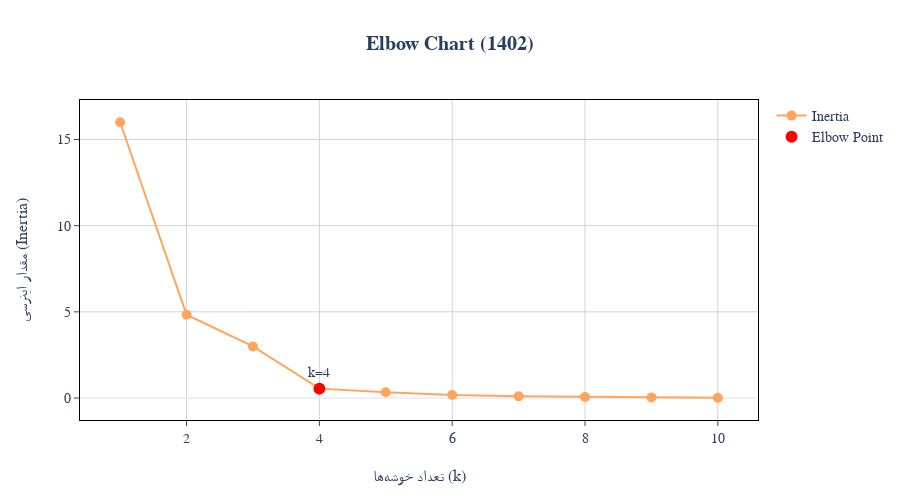
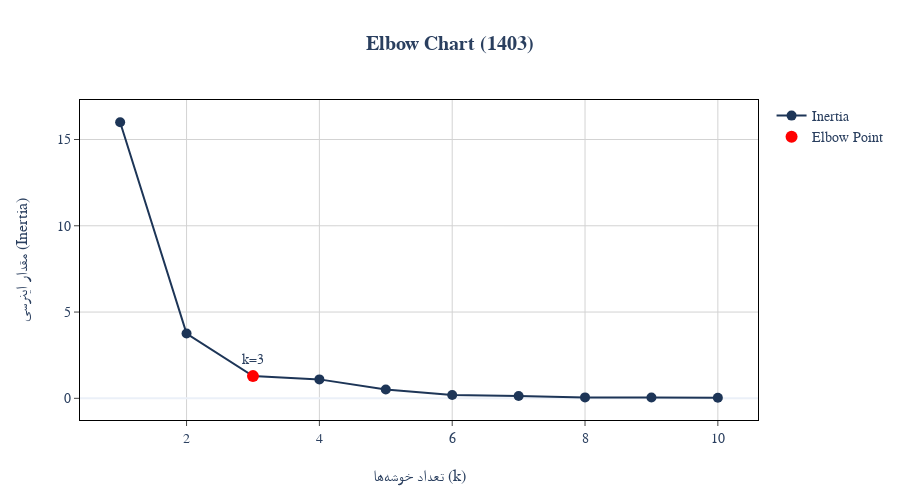
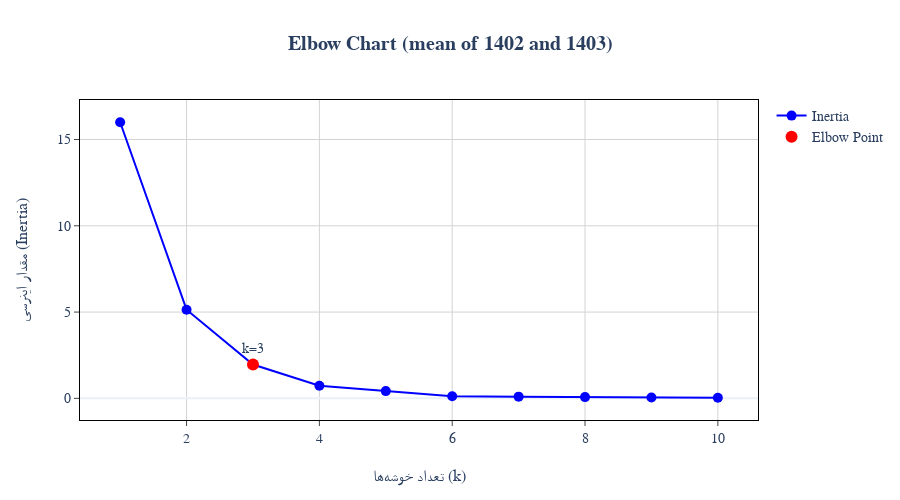

The notebook cell saved with these charts, in order:
### Code cell
import pandas as pd
import plotly.graph_objects as go
from sklearn.cluster import KMeans
from sklearn.preprocessing import StandardScaler

# Filter data
filtered_df = df[(df['date'] >= "12-28") & (df['date'] <= "13-14")].copy()
filtered_df['mean'] = filtered_df[['count_02', 'count_03']].mean(axis=1)

# Set desired k values
k_02 = 4
k_03 = 3
k_mean = 3

# Elbow chart function with updated formatting
def draw_elbow(data, feature, title, resulting_k, color):
    X = data[[feature]].values
    X_scaled = StandardScaler().fit_transform(X)
    
    inertias = []
    K_range = range(1, 11)
    for k in K_range:
        kmeans = KMeans(n_clusters=k, random_state=0)
        kmeans.fit(X_scaled)
        inertias.append(kmeans.inertia_)

    fig = go.Figure()

    # Add inertia line
    fig.add_trace(go.Scatter(
        x=list(K_range),
        y=inertias,
        mode='lines+markers',
        marker=dict(size=10, color=color),
        line=dict(width=2),
        name='Inertia'
    ))

    # Add elbow point marker
    fig.add_trace(go.Scatter(
        x=[resulting_k],
        y=[inertias[resulting_k - 1]],
        mode='markers+text',
        text=[f"k={resulting_k}"],
        textposition='top center',
        marker=dict(size=12, color='red'),
        name='Elbow Point'
    ))

    # Layout styling matching template
    fig.update_layout(
        title=f'<b>{title}</b>',
        title_x=0.5,
        xaxis=dict(
            title='تعداد خوشهها (k)',
            title_font=dict(size=16),
            tickfont=dict(size=14),
            title_standoff=25,
            mirror=True,
            ticks='outside',
            showline=True,
            linecolor='black',
            gridcolor='lightgray'
        ),
        yaxis=dict(
            title='مقدار اینرسی (Inertia)',
            title_font=dict(size=16),
            tickfont=dict(size=14),
            title_standoff=25,
            mirror=True,
            ticks='outside',
            showline=True,
            linecolor='black',
            gridcolor='lightgray'
        ),
        font=dict(
            family='Yas',
            size=14
        ),
        template='plotly_white',
        height=500,
        hovermode='x unified'
    )

    fig.show()

# Draw all elbow charts
draw_elbow(filtered_df, 'count_02', 'Elbow Chart (1402)', k_02, "#FFA55D")
draw_elbow(filtered_df, 'count_03', 'Elbow Chart (1403)', k_03, "#1d3557")
draw_elbow(filtered_df, 'mean', 'Elbow Chart (mean of 1402 and 1403)', k_mean, "blue")

### Figure 1 — Plotly figure (JSON) as saved in the notebook; plotly's stock layout.template omitted (floating-point values rounded to 4 significant figures)
{"data": [{"line": {"width": 2}, "marker": {"color": "#FFA55D", "size": 10}, "mode": "lines+markers", "name": "Inertia", "type": "scatter", "x": [1, 2, 3, 4, 5, 6, 7, 8, 9, 10], "y": [16, 4.832, 2.993, 0.5443, 0.3325, 0.179, 0.09704, 0.05882, 0.03647, 0.01514]}, {"marker": {"color": "red", "size": 12}, "mode": "markers+text", "name": "Elbow Point", "text": ["k=4"], "textposition": "top center", "type": "scatter", "x": [4], "y": [0.5443]}], "layout": {"font": {"family": "Yas", "size": 14}, "height": 500, "hovermode": "x unified", "title": {"text": "<b>Elbow Chart (1402)</b>", "x": 0.5}, "xaxis": {"gridcolor": "lightgray", "linecolor": "black", "mirror": true, "showline": true, "tickfont": {"size": 14}, "ticks": "outside", "title": {"font": {"size": 16}, "standoff": 25, "text": "تعداد خوشهها (k)"}}, "yaxis": {"gridcolor": "lightgray", "linecolor": "black", "mirror": true, "showline": true, "tickfont": {"size": 14}, "ticks": "outside", "title": {"font": {"size": 16}, "standoff": 25, "text": "مقدار اینرسی (Inertia)"}}}}

### Figure 2 — Plotly figure (JSON) as saved in the notebook; plotly's stock layout.template omitted (floating-point values rounded to 4 significant figures)
{"data": [{"line": {"width": 2}, "marker": {"color": "#1d3557", "size": 10}, "mode": "lines+markers", "name": "Inertia", "type": "scatter", "x": [1, 2, 3, 4, 5, 6, 7, 8, 9, 10], "y": [16.0, 3.758, 1.287, 1.098, 0.513, 0.1949, 0.1372, 0.05417, 0.04475, 0.03307]}, {"marker": {"color": "red", "size": 12}, "mode": "markers+text", "name": "Elbow Point", "text": ["k=3"], "textposition": "top center", "type": "scatter", "x": [3], "y": [1.287]}], "layout": {"font": {"family": "Yas", "size": 14}, "height": 500, "hovermode": "x unified", "title": {"text": "<b>Elbow Chart (1403)</b>", "x": 0.5}, "xaxis": {"gridcolor": "lightgray", "linecolor": "black", "mirror": true, "showline": true, "tickfont": {"size": 14}, "ticks": "outside", "title": {"font": {"size": 16}, "standoff": 25, "text": "تعداد خوشهها (k)"}}, "yaxis": {"gridcolor": "lightgray", "linecolor": "black", "mirror": true, "showline": true, "tickfont": {"size": 14}, "ticks": "outside", "title": {"font": {"size": 16}, "standoff": 25, "text": "مقدار اینرسی (Inertia)"}}}}

### Figure 3 — Plotly figure (JSON) as saved in the notebook; plotly's stock layout.template omitted (floating-point values rounded to 4 significant figures)
{"data": [{"line": {"width": 2}, "marker": {"color": "blue", "size": 10}, "mode": "lines+markers", "name": "Inertia", "type": "scatter", "x": [1, 2, 3, 4, 5, 6, 7, 8, 9, 10], "y": [16.0, 5.138, 1.959, 0.7302, 0.4211, 0.1242, 0.1002, 0.07255, 0.04854, 0.03503]}, {"marker": {"color": "red", "size": 12}, "mode": "markers+text", "name": "Elbow Point", "text": ["k=3"], "textposition": "top center", "type": "scatter", "x": [3], "y": [1.959]}], "layout": {"font": {"family": "Yas", "size": 14}, "height": 500, "hovermode": "x unified", "title": {"text": "<b>Elbow Chart (mean of 1402 and 1403)</b>", "x": 0.5}, "xaxis": {"gridcolor": "lightgray", "linecolor": "black", "mirror": true, "showline": true, "tickfont": {"size": 14}, "ticks": "outside", "title": {"font": {"size": 16}, "standoff": 25, "text": "تعداد خوشهها (k)"}}, "yaxis": {"gridcolor": "lightgray", "linecolor": "black", "mirror": true, "showline": true, "tickfont": {"size": 14}, "ticks": "outside", "title": {"font": {"size": 16}, "standoff": 25, "text": "مقدار اینرسی (Inertia)"}}}}
